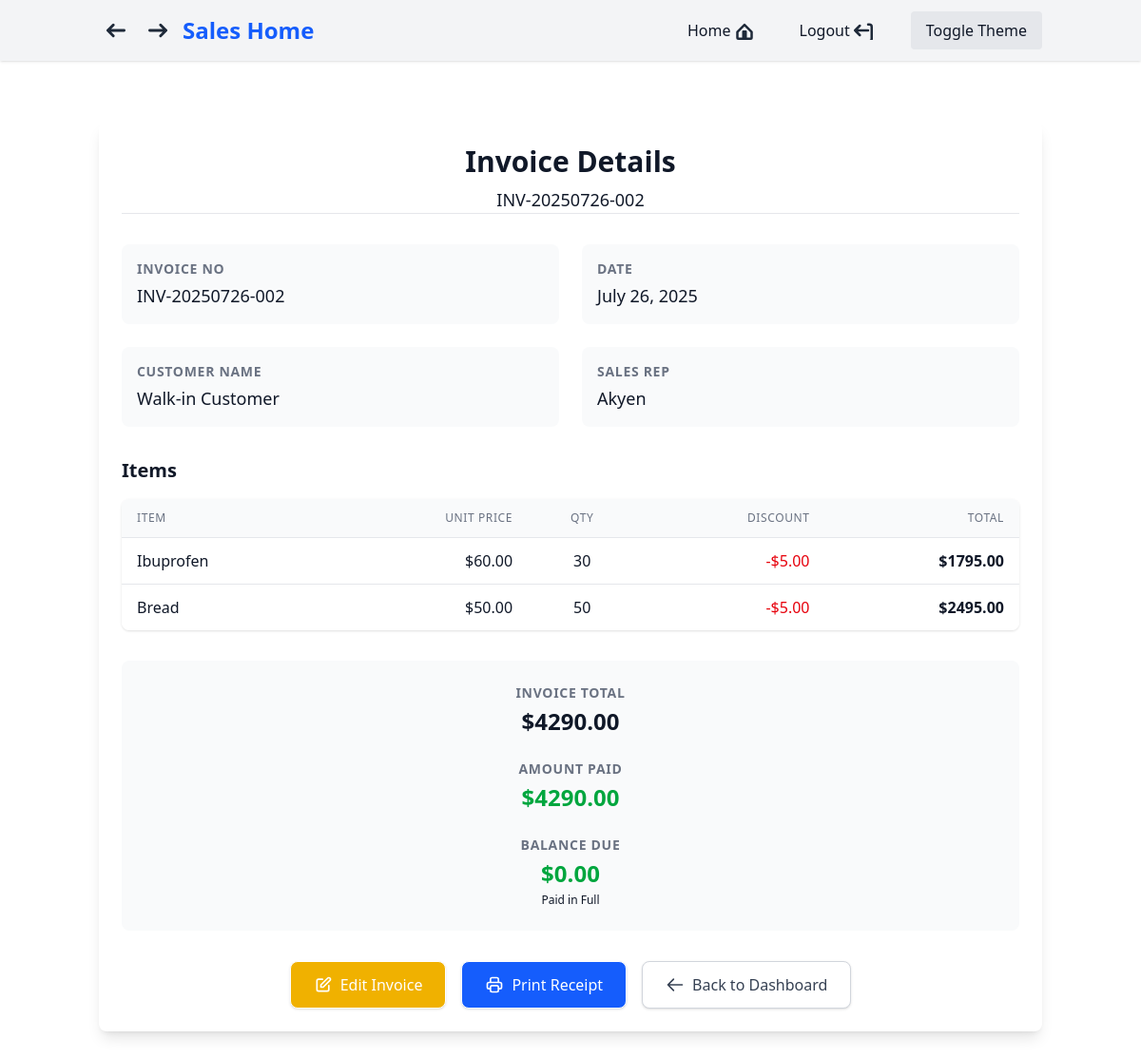
The app's page /sales/invoice/25/ (signed in) with its own data.
### sales_app/models.py (models this page shows, shortened)
class Invoice(models.Model):
    invoice_no = models.CharField(max_length=20, unique=True, editable=False, null=True, blank=True)
    customer_name = models.CharField(max_length=255, null=True, blank=True)
    date_of_sale = models.DateField(default=timezone.now, null=True, blank=True)
    notes = models.TextField(blank=True, null=True)
    discount = models.DecimalField(max_digits=10, decimal_places=2, default=0, null=True, blank=True)
    total = models.DecimalField(max_digits=12, decimal_places=2, default=0, null=True, blank=True)
    amount_paid = models.DecimalField(max_digits=12, decimal_places=2, default=0, null=True, blank=True)
    user = models.ForeignKey(User, on_delete=models.SET_NULL, null=True, blank=True, related_name='invoices')
    @property
    def balance(self):
        return (self.total or 0) - (self.amount_paid or 0)

class Sale(models.Model):
    invoice = models.ForeignKey('Invoice', on_delete=models.CASCADE, related_name='items', null=True, blank=True)
    item = models.CharField(max_length=255, null=True, blank=True)
    unit_price = models.DecimalField(max_digits=10, decimal_places=2, default=0, null=True, blank=True)
    quantity = models.IntegerField(default=1, null=True, blank=True)
    discount = models.DecimalField(max_digits=10, decimal_places=2, default=0, null=True, blank=True)
    total_price = models.DecimalField(max_digits=10, decimal_places=2, default=0, null=True, blank=True)

### sales_app/views.py (the view)
# urls.py: path('invoice/<int:invoice_id>/', views.invoice_detail, name='invoice_detail'),
@login_required
@user_passes_test(is_manager)
def invoice_detail(request, invoice_id, print_mode=False):
    invoice = Invoice.objects.get(id=invoice_id)
    items = invoice.items.exclude(item__isnull=True).exclude(item__exact="")
    if print_mode or request.resolver_match.url_name == 'receipt_print':
        return render(request, 'sales_app/receipt_print.html', {
            'invoice': invoice,
            'items': items
        })
    return render(request, 'sales_app/invoice_detail.html', {
        'invoice': invoice,
        'items': items
    })

### sales_app/views.py (called while the page is built)
def is_manager(user):
    return user.is_authenticated and user.groups.filter(name='Managers').exists()

### sales_app/templates/sales_app/invoice_detail.html (shortened to what this page needs)
{% extends "core/base.html" %}
{% block content %}
<div class="max-w-5xl mx-auto mt-8 p-6 bg-white dark:bg-gray-800 rounded-lg shadow-lg">
    <div class="text-center mb-8 pb-6 border-b border-gray-200 dark:border-gray-700">
        <h2 class="text-3xl font-bold text-gray-900 dark:text-gray-100 mb-2">Invoice Details</h2>
        <div class="text-lg text-gray-600 dark:text-gray-400">{{ invoice.invoice_no }}</div>
    </div>
    <div class="grid grid-cols-1 md:grid-cols-2 gap-6 mb-8">
        <div class="bg-gray-50 dark:bg-gray-700 p-4 rounded-lg">
            <div class="text-sm font-semibold text-gray-500 dark:text-gray-400 uppercase tracking-wider mb-1">Invoice No</div>
            <div class="text-lg font-medium text-gray-900 dark:text-gray-100">{{ invoice.invoice_no }}</div>
        </div>
        <div class="bg-gray-50 dark:bg-gray-700 p-4 rounded-lg">
            <div class="text-sm font-semibold text-gray-500 dark:text-gray-400 uppercase tracking-wider mb-1">Date</div>
            <div class="text-lg font-medium text-gray-900 dark:text-gray-100">{{ invoice.date_of_sale|date:'F d, Y' }}</div>
        </div>
        <div class="bg-gray-50 dark:bg-gray-700 p-4 rounded-lg">
            <div class="text-sm font-semibold text-gray-500 dark:text-gray-400 uppercase tracking-wider mb-1">Customer Name</div>
            <div class="text-lg font-medium text-gray-900 dark:text-gray-100">{{ invoice.customer_name|default:"Walk-in Customer" }}</div>
        </div>
        <div class="bg-gray-50 dark:bg-gray-700 p-4 rounded-lg">
            <div class="text-sm font-semibold text-gray-500 dark:text-gray-400 uppercase tracking-wider mb-1">Sales Rep</div>
            <div class="text-lg font-medium text-gray-900 dark:text-gray-100">{{ invoice.user.username|title }}</div>
        </div>
    </div>
    <div class="mb-8">
        <h3 class="text-xl font-semibold text-gray-900 dark:text-gray-100 mb-4">Items</h3>
        <div class="overflow-x-auto shadow ring-1 ring-black ring-opacity-5 rounded-lg">
            <table class="min-w-full divide-y divide-gray-200 dark:divide-gray-700">
                <thead class="bg-gray-50 dark:bg-gray-700">
                    <tr>
                        <th class="px-4 py-3 text-left text-xs font-medium text-gray-500 dark:text-gray-300 uppercase tracking-wider">Item</th>
                        <th class="px-4 py-3 text-right text-xs font-medium text-gray-500 dark:text-gray-300 uppercase tracking-wider">Unit Price</th>
                        <th class="px-4 py-3 text-center text-xs font-medium text-gray-500 dark:text-gray-300 uppercase tracking-wider">Qty</th>
                        <th class="px-4 py-3 text-right text-xs font-medium text-gray-500 dark:text-gray-300 uppercase tracking-wider">Discount</th>
                        <th class="px-4 py-3 text-right text-xs font-medium text-gray-500 dark:text-gray-300 uppercase tracking-wider">Total</th>
                    </tr>
                </thead>
                <tbody class="bg-white dark:bg-gray-800 divide-y divide-gray-200 dark:divide-gray-700">
                    {% for item in items %}
                    <tr class="hover:bg-gray-50 dark:hover:bg-gray-700 transition-colors">
                        <td class="px-4 py-3 text-gray-900 dark:text-gray-100 font-medium">{{ item.item }}</td>
                        <td class="px-4 py-3 text-right text-gray-900 dark:text-gray-100">${{ item.unit_price|floatformat:2 }}</td>
                        <td class="px-4 py-3 text-center text-gray-900 dark:text-gray-100">{{ item.quantity }}</td>
                        <td class="px-4 py-3 text-right text-gray-900 dark:text-gray-100">
                            {% if item.discount and item.discount > 0 %}
                                <span class="text-red-600 dark:text-red-400">-${{ item.discount|floatformat:2 }}</span>
                            {% else %}
                                <span class="text-gray-400">$0.00</span>
                            {% endif %}
                        </td>
                        <td class="px-4 py-3 text-right font-semibold text-gray-900 dark:text-gray-100">${{ item.total_price|floatformat:2 }}</td>
                    </tr>
                    {% empty %}
                    <tr>
                        <td colspan="5" class="px-4 py-8 text-center text-gray-500 dark:text-gray-400">No items found</td>
                    </tr>
                    {% endfor %}
                </tbody>
            </table>
        </div>
    </div>
    <div class="bg-gray-50 dark:bg-gray-700 p-6 rounded-lg mb-8">
        <div class="grid grid-cols-1 md:grid-cols-3 gap-6">
            <div class="text-center md:text-left">
                <div class="text-sm font-semibold text-gray-500 dark:text-gray-400 uppercase tracking-wider mb-1">Invoice Total</div>
                <div class="text-2xl font-bold text-gray-900 dark:text-gray-100">${{ invoice.total|floatformat:2 }}</div>
            </div>
            <div class="text-center">
                <div class="text-sm font-semibold text-gray-500 dark:text-gray-400 uppercase tracking-wider mb-1">Amount Paid</div>
                <div class="text-2xl font-bold text-green-600 dark:text-green-400">${{ invoice.amount_paid|floatformat:2 }}</div>
            </div>
            <div class="text-center md:text-right">
                <div class="text-sm font-semibold text-gray-500 dark:text-gray-400 uppercase tracking-wider mb-1">Balance Due</div>
                <div class="text-2xl font-bold {% if invoice.balance > 0 %}text-red-600 dark:text-red-400{% elif invoice.balance == 0 %}text-green-600 dark:text-green-400{% else %}text-blue-600 dark:text-blue-400{% endif %}">
                    ${{ invoice.balance|floatformat:2 }}
                </div>
                {% if invoice.balance > 0 %}
                    <div class="text-xs text-red-500 dark:text-red-400 mt-1">Outstanding</div>
                {% elif invoice.balance == 0 %}
                    <div class="text-xs text-green-500 dark:text-green-400 mt-1">Paid in Full</div>
                {% else %}
                    <div class="text-xs text-blue-500 dark:text-blue-400 mt-1">Credit Balance</div>
                {% endif %}
            </div>
        </div>
    </div>
    <div class="flex flex-col sm:flex-row gap-4 justify-center">
        <a href="{% url 'edit_invoice' invoice.id %}"
           class="inline-flex items-center justify-center px-6 py-3 border border-transparent text-base font-medium rounded-lg text-white bg-yellow-500 hover:bg-yellow-600 focus:outline-none focus:ring-2 focus:ring-offset-2 focus:ring-yellow-400 transition-colors shadow-sm">
            <svg class="w-5 h-5 mr-2" fill="none" stroke="currentColor" viewBox="0 0 24 24">
                <path stroke-linecap="round" stroke-linejoin="round" stroke-width="2" d="M11 5H6a2 2 0 00-2 2v11a2 2 0 002 2h11a2 2 0 002-2v-5m-1.414-9.414a2 2 0 112.828 2.828L11.828 15H9v-2.828l8.586-8.586z"/>
            </svg>
            Edit Invoice
        </a>
        <a href="{% url 'receipt_print' invoice.id %}" target="_blank"
           class="inline-flex items-center justify-center px-6 py-3 border border-transparent text-base font-medium rounded-lg text-white bg-blue-600 hover:bg-blue-700 focus:outline-none focus:ring-2 focus:ring-offset-2 focus:ring-blue-500 transition-colors shadow-sm">
            Print Receipt
        </a>
        <a href="{% url 'manager_dashboard' %}"
           class="inline-flex items-center justify-center px-6 py-3 border border-gray-300 dark:border-gray-600 text-base font-medium rounded-lg text-gray-700 dark:text-gray-200 bg-white dark:bg-gray-800 hover:bg-gray-50 dark:hover:bg-gray-700 focus:outline-none focus:ring-2 focus:ring-offset-2 focus:ring-gray-500 transition-colors shadow-sm">
            <svg class="w-5 h-5 mr-2" fill="none" stroke="currentColor" viewBox="0 0 24 24">
                <path stroke-linecap="round" stroke-linejoin="round" stroke-width="2" d="M10 19l-7-7m0 0l7-7m-7 7h18"/>
            </svg>
            Back to Dashboard
        </a>
    </div>
</div>
{% endblock %}

### records on screen
Invoice: invoice_no "INV-20250726-002", date_of_sale "July 26, 2025", customer_name "Walk-in Customer", user.username "Akyen", total "4290.00", amount_paid "4290.00", balance "0.00"
Sale: item "Ibuprofen", unit_price "60.00", quantity "30", discount "5.00", total_price "1795.00"
Sale: item "Bread", unit_price "50.00", quantity "50", discount "5.00", total_price "2495.00"
